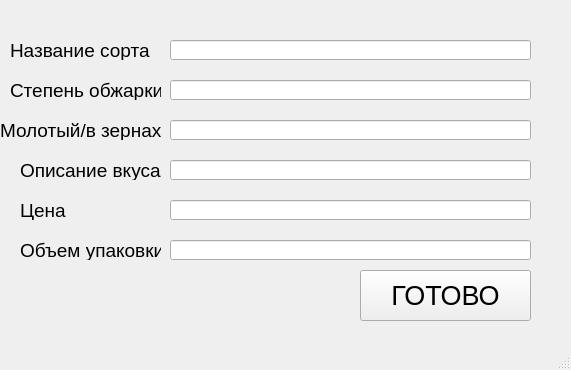
<?xml version="1.0" encoding="UTF-8"?>
<ui version="4.0">
 <class>MainWindow</class>
 <widget class="QMainWindow" name="MainWindow">
  <property name="geometry">
   <rect>
    <x>0</x>
    <y>0</y>
    <width>571</width>
    <height>370</height>
   </rect>
  </property>
  <property name="windowTitle">
   <string>MainWindow</string>
  </property>
  <widget class="QWidget" name="centralwidget">
   <widget class="QLineEdit" name="a">
    <property name="geometry">
     <rect>
      <x>170</x>
      <y>40</y>
      <width>361</width>
      <height>20</height>
     </rect>
    </property>
   </widget>
   <widget class="QLabel" name="label">
    <property name="geometry">
     <rect>
      <x>10</x>
      <y>40</y>
      <width>141</width>
      <height>20</height>
     </rect>
    </property>
    <property name="font">
     <font>
      <pointsize>14</pointsize>
     </font>
    </property>
    <property name="text">
     <string>Название сорта</string>
    </property>
   </widget>
   <widget class="QLineEdit" name="b">
    <property name="geometry">
     <rect>
      <x>170</x>
      <y>80</y>
      <width>361</width>
      <height>20</height>
     </rect>
    </property>
   </widget>
   <widget class="QLineEdit" name="e">
    <property name="geometry">
     <rect>
      <x>170</x>
      <y>200</y>
      <width>361</width>
      <height>20</height>
     </rect>
    </property>
   </widget>
   <widget class="QLineEdit" name="d">
    <property name="geometry">
     <rect>
      <x>170</x>
      <y>160</y>
      <width>361</width>
      <height>20</height>
     </rect>
    </property>
   </widget>
   <widget class="QLineEdit" name="c">
    <property name="geometry">
     <rect>
      <x>170</x>
      <y>120</y>
      <width>361</width>
      <height>20</height>
     </rect>
    </property>
   </widget>
   <widget class="QLineEdit" name="f">
    <property name="geometry">
     <rect>
      <x>170</x>
      <y>240</y>
      <width>361</width>
      <height>20</height>
     </rect>
    </property>
   </widget>
   <widget class="QLabel" name="label_2">
    <property name="geometry">
     <rect>
      <x>10</x>
      <y>80</y>
      <width>151</width>
      <height>20</height>
     </rect>
    </property>
    <property name="font">
     <font>
      <pointsize>14</pointsize>
     </font>
    </property>
    <property name="text">
     <string>Степень обжарки</string>
    </property>
   </widget>
   <widget class="QLabel" name="label_3">
    <property name="geometry">
     <rect>
      <x>20</x>
      <y>160</y>
      <width>141</width>
      <height>20</height>
     </rect>
    </property>
    <property name="font">
     <font>
      <pointsize>14</pointsize>
     </font>
    </property>
    <property name="text">
     <string>Описание вкуса</string>
    </property>
   </widget>
   <widget class="QLabel" name="label_4">
    <property name="geometry">
     <rect>
      <x>0</x>
      <y>120</y>
      <width>171</width>
      <height>20</height>
     </rect>
    </property>
    <property name="font">
     <font>
      <pointsize>14</pointsize>
     </font>
    </property>
    <property name="text">
     <string>Молотый/в зернах</string>
    </property>
   </widget>
   <widget class="QLabel" name="label_5">
    <property name="geometry">
     <rect>
      <x>20</x>
      <y>240</y>
      <width>141</width>
      <height>20</height>
     </rect>
    </property>
    <property name="font">
     <font>
      <pointsize>14</pointsize>
     </font>
    </property>
    <property name="text">
     <string>Объем упаковки</string>
    </property>
   </widget>
   <widget class="QLabel" name="label_6">
    <property name="geometry">
     <rect>
      <x>20</x>
      <y>200</y>
      <width>141</width>
      <height>20</height>
     </rect>
    </property>
    <property name="font">
     <font>
      <pointsize>14</pointsize>
     </font>
    </property>
    <property name="text">
     <string>Цена</string>
    </property>
   </widget>
   <widget class="QPushButton" name="okButton">
    <property name="geometry">
     <rect>
      <x>360</x>
      <y>270</y>
      <width>171</width>
      <height>51</height>
     </rect>
    </property>
    <property name="font">
     <font>
      <pointsize>20</pointsize>
     </font>
    </property>
    <property name="text">
     <string>ГОТОВО</string>
    </property>
   </widget>
  </widget>
  <widget class="QMenuBar" name="menubar">
   <property name="geometry">
    <rect>
     <x>0</x>
     <y>0</y>
     <width>571</width>
     <height>21</height>
    </rect>
   </property>
  </widget>
  <widget class="QStatusBar" name="statusbar"/>
 </widget>
 <resources/>
 <connections/>
</ui>
